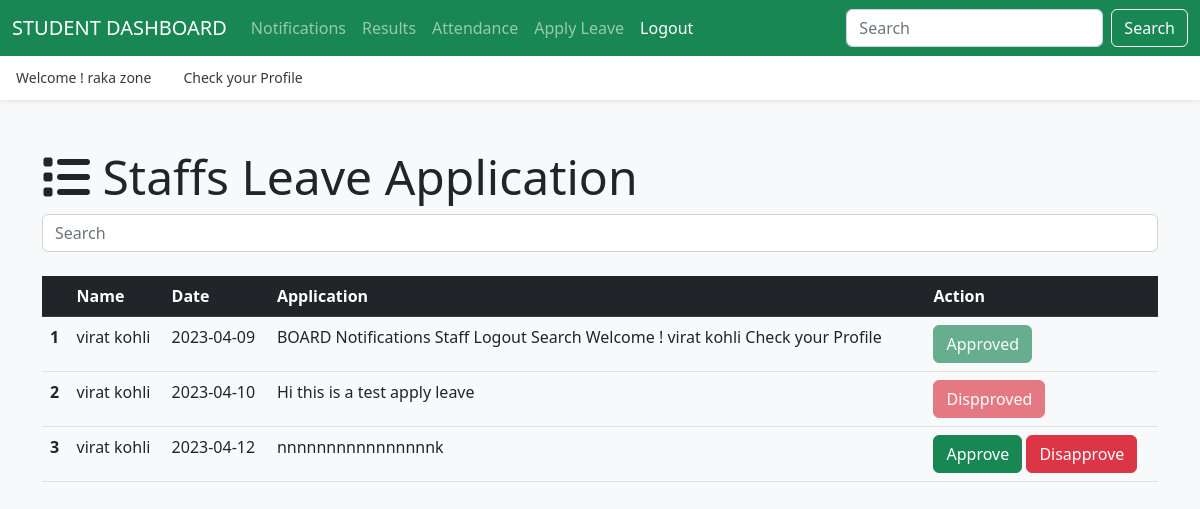
/hod/staff/leave/ (signed in), run on the app's committed database.
### authentication/models.py (models this page shows, shortened)
class UserProfile(models.Model):
    user = models.OneToOneField(User, on_delete=models.CASCADE)
    usertype = models.CharField(max_length=50)

### app_staff/models.py (models this page shows, shortened)
class StaffLeave(models.Model):
    staff = models.ForeignKey(Staff, on_delete=models.CASCADE)
    data = models.CharField(max_length=100)
    message = models.TextField()
    status = models.IntegerField(default=0)
    created_at = models.DateTimeField(auto_now_add=True)

### app_hod/models.py (models this page shows, shortened)
class Staff(models.Model):
    user = models.OneToOneField(UserProfile, on_delete=models.CASCADE)
    staff_id = models.CharField(max_length=20, unique=True)
    gender = models.CharField(max_length=1, choices=[('M', 'Male'), ('F', 'Female')])
    doj = models.DateField()
    qualification = models.TextField()
    phone_number = models.CharField(max_length=20)
    course = models.ForeignKey(Course,on_delete=models.DO_NOTHING)
    created_at = models.DateTimeField(auto_now_add=True)
    updated_at = models.DateTimeField(auto_now=True)

### app_hod/views.py (the view)
# urls.py: path('staff/leave/', views.staff_leave, name='leave-staff'),
@login_required(login_url='/login/')
def staff_leave(request):
    leave = StaffLeave.objects.all()
    context = { 'data': leave }
    return render(request,'hod/staff_leave.html',context)

### templates/hod/staff_leave.html (shortened to what this page needs)
{% extends "layouts/master.html" %}
{% block content %}
<div class="container my-5">
    <div class="d-flex justify-content-between align-items-center">
        <h1 class="display-5 mb-2"><i class="fas fa-list"></i> Staffs Leave Application</h1>
    </div>
    <input class="form-control me-2" id="searchInput" type="search" placeholder="Search" aria-label="Search">
    <table class="table mt-4" id="dataTable">
        <thead class="table-dark">
            <tr>
                <th scope="col"></th>
                <th scope="col">Name</th>
                <th scope="col">Date</th>
                <th scope="col">Application</th>
                <th scope="col">Action</th>
            </tr>
        </thead>
        <tbody>
            {% for leave in data %}
            <tr>
                <th scope="row">{{ forloop.counter }}</th>
                <td>{{ leave.staff.user.user.first_name }} {{ leave.staff.user.user.last_name }}</td>
                <td>{{ leave.data }}</td>
                <td>{{ leave.message }}</td>
                <td>
                    {% if leave.status == 0 %}
                    <a href="{% url 'approved-staff' leave.id %}" class="btn btn-success">Approve</a>
                    <a href="{% url 'disapproved-staff' leave.id%}" class="btn btn-danger">Disapprove</a>
                    {% elif leave.status == 1 %}
                    <button class="btn btn-success" disabled>Approved</button>
                    {% else %}
                    <button class="btn btn-danger" disabled>Dispproved</button>
                    {% endif %}
                </td>
            </tr>
            {% endfor %}
        </tbody>
    </table>
</div>
{% endblock %}

### templates/layouts/master.html (shortened to what this page needs)
{% load static %}
<!doctype html>
<html lang="en">
<head>
  <link rel="stylesheet" href="https://cdnjs.cloudflare.com/ajax/libs/font-awesome/6.4.0/css/all.min.css">
  <link href="https://cdn.jsdelivr.net/npm/bootstrap@5.2.3/dist/css/bootstrap.min.css" rel="stylesheet">
  <link href="{% static 'css/offcanvas.css' %}" rel="stylesheet">
</head>
<body class="bg-light">
  {% if user.userprofile.usertype == 'hod' %}
  <nav class="navbar navbar-expand-lg fixed-top navbar-dark bg-success" aria-label="Main navigation">
    <div class="container-fluid">
      <a class="navbar-brand" href="{% url 'hodpage' %}" style="text-transform:uppercase;">{{ user.userprofile.usertype }} Dashboard</a>
      <button class="navbar-toggler p-0 border-0" type="button" id="navbarSideCollapse" aria-label="Toggle navigation">
        <span class="navbar-toggler-icon"></span>
      </button>
      <div class="navbar-collapse offcanvas-collapse" id="navbarsExampleDefault">
        <ul class="navbar-nav me-auto mb-2 mb-lg-0">
          <li class="nav-item dropdown">
            <a class="nav-link dropdown-toggle" href="#" id="dropdown06" data-bs-toggle="dropdown" aria-expanded="false">Leave</a>
            <ul class="dropdown-menu" aria-labelledby="dropdown06">
              <li><a class="dropdown-item" href="{% url 'leave-student' %}">Student Leave</a></li>
              <li><a class="dropdown-item" href="{% url 'leave-staff' %}">Staff Leave</a></li>
            </ul>
          </li>
          <li class="nav-item dropdown">
            <a class="nav-link dropdown-toggle" href="#" id="dropdown00" data-bs-toggle="dropdown" aria-expanded="false">Notification</a>
            <ul class="dropdown-menu" aria-labelledby="dropdown00">
              <li><a class="dropdown-item" href="{% url 'send-studentnotification' %}">Student Notification</a></li>
              <li><a class="dropdown-item" href="{% url 'send-staffnotification' %}">Staff Notification</a></li>
            </ul>
          </li>
          <li class="nav-item dropdown">
            <a class="nav-link dropdown-toggle" href="#" id="dropdown01" data-bs-toggle="dropdown" aria-expanded="false">Course</a>
            <ul class="dropdown-menu" aria-labelledby="dropdown01">
              <li><a class="dropdown-item" href="{% url 'add-course' %}">Add Course</a></li>
              <li><a class="dropdown-item" href="{% url 'list-course' %}">View Course</a></li>
            </ul>
          </li>
          <li class="nav-item dropdown">
            <a class="nav-link dropdown-toggle" href="#" id="dropdown02" data-bs-toggle="dropdown" aria-expanded="false">Student</a>
            <ul class="dropdown-menu" aria-labelledby="dropdown02">
              <li><a class="dropdown-item" href="{% url 'add-student' %}">Add Student</a></li>
              <li><a class="dropdown-item" href="{% url 'list-student' %}">View Student</a></li>
            </ul>
          </li>
          <li class="nav-item dropdown">
            <a class="nav-link dropdown-toggle" href="#" id="dropdown03" data-bs-toggle="dropdown" aria-expanded="false">Staff</a>
            <ul class="dropdown-menu" aria-labelledby="dropdown03">
              <li><a class="dropdown-item" href="{% url 'add-staff' %}">Add Staff</a></li>
              <li><a class="dropdown-item" href="{% url 'list-staff' %}">View Staff</a></li>
            </ul>
          </li>
          <li class="nav-item dropdown">
            <a class="nav-link dropdown-toggle" href="#" id="dropdown04" data-bs-toggle="dropdown" aria-expanded="false">Subject</a>
            <ul class="dropdown-menu" aria-labelledby="dropdown04">
              <li><a class="dropdown-item" href="{% url 'add-subject' %}">Add Subject</a></li>
              <li><a class="dropdown-item" href="{% url 'list-subject' %}">View Subject</a></li>
            </ul>
          </li>
          <li class="nav-item">
            <a class="nav-link active" aria-current="page" href="{% url 'hod-attendance' %}">Attendance</a>
          </li>
          <li class="nav-item">
            <a class="nav-link" href="{% url 'hod-result' %}">Results</a>
          </li>
          <li class="nav-item">
            <a class="nav-link active" aria-current="page" href="{% url 'logout' %}">Logout</a>
          </li>
        </ul>
      </div>
    </div>
  </nav>
  {% elif user.userprofile.usertype == 'student' %}
  <nav class="navbar navbar-expand-lg fixed-top navbar-dark bg-success" aria-label="Main navigation">
    <div class="container-fluid">
      <a class="navbar-brand" href="{% url 'studentpage' %}" style="text-transform:uppercase;">{{ user.userprofile.usertype }} Dashboard</a>
      <div class="navbar-collapse offcanvas-collapse" id="navbarsExampleDefault">
        <ul class="navbar-nav me-auto mb-2 mb-lg-0">
          <li class="nav-item">
            <a class="nav-link" href="{% url 'student-notification' %}">Notifications</a>
          </li>
          <li class="nav-item">
            <a class="nav-link" href="{% url 'student-result' %}">Results</a>
          </li>
          <li class="nav-item">
            <a class="nav-link" href="{% url 'student-attendance' %}">Attendance</a>
          </li>
          <li class="nav-item">
            <a class="nav-link" href="{% url 'student-applyleave' %}">Apply Leave</a>
          </li>
          <li class="nav-item">
            <a class="nav-link active" aria-current="page" href="{% url 'logout' %}">Logout</a>
          </li>
        </ul>
        <form class="d-flex">
          <input class="form-control me-2" type="search" placeholder="Search" aria-label="Search">
          <button class="btn btn-outline-light" type="submit">Search</button>
        </form>
      </div>
    </div>
  </nav>
  {% endif %}
  <div class="nav-scroller bg-body shadow-sm">
    <nav class="nav nav-underline" aria-label="Secondary navigation">
      <p class="nav-link active" aria-current="page">Welcome ! {{ user.first_name }} {{ user.last_name }}</p>
      <a class="nav-link active" aria-current="page"
      {% if user.userprofile.usertype == 'hod' %}
      href=" {% url 'hodprofile' %}"
      {% elif user.userprofile.usertype == 'staff' %}
      href=" {% url 'staffprofile' %}"
      {% elif user.userprofile.usertype == 'student' %}
      href=" {% url 'studentprofile' %}"
      {% endif %}>Check your Profile</a>
    </nav>
  </div>
  {% block content %}
  {% endblock %}
</body>
</html>

### static/css/offcanvas.css (style rules this page uses)
html, body { overflow-x: hidden; }
body { padding-top: 56px; }
.nav-scroller { position: relative; z-index: 2; height: 2.75rem; overflow-y: hidden; }
.nav-scroller .nav { display: flex; flex-wrap: nowrap; padding-bottom: 1rem; margin-top: -1px; overflow-x: auto; color: rgba(255, 255, 255, .75); text-align: center; white-space: nowrap; -webkit-overflow-scrolling: touch; }
.nav-underline .nav-link { padding-top: .75rem; padding-bottom: .75rem; font-size: .875rem; color: #6c757d; }
.nav-underline .active { font-weight: 500; color: #343a40; }

### data on the page
StaffLeave: staff.user.user.first_name "virat", staff.user.user.last_name "kohli", data "2023-04-09", message "BOARD Notifications Staff Logout Search Welcome ! virat kohli Check your Profile", status "Approved"
StaffLeave: staff.user.user.first_name "virat", staff.user.user.last_name "kohli", data "2023-04-10", message "Hi this is a test apply leave", status "Dispproved"
StaffLeave: staff.user.user.first_name "virat", staff.user.user.last_name "kohli", data "2023-04-12", message "nnnnnnnnnnnnnnnnk", status "Approve"

### other printed values
{{ user.userprofile.usertype }} "STUDENT"
{{ user.first_name }} "raka"
{{ user.last_name }} "zone"
